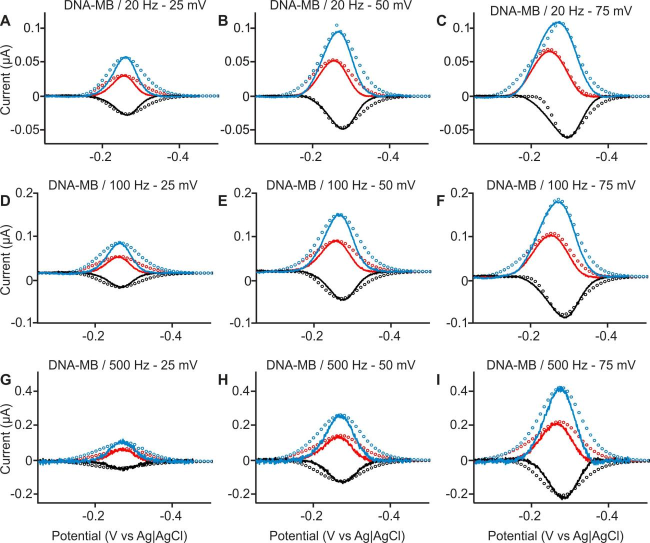
#> input picture mb_dynamics/data/dauphin2017/figS7_source.jpeg, 1299 x 1086 px (shown at 1/2 size)
$ python digitize_2017.py
#> lines starting #> are read from the running program, lines starting #| are printed output that depends on the picture; after the words box and inside, x2 and y2 are one past the last pixel; in counts of white or black regions, pixels touching at a corner belong together
"""Digitize Dauphin-Ducharme et al. 2017 (Langmuir 33:4407), SI Figure S-7.

Source: 20-nt linear DNA, 5'-C6-thiol anchor, 3'-MB, 6-mercaptohexanol SAM, 2 mm Au,
SWV 0 -> -0.45 V vs Ag|AgCl, 1 mV step, f = 20/100/500 Hz x E_sw = 25/50/75 mV.
Solid lines = experiment (red forward, black backward, blue net); open circles = the
authors' COMSOL fit, which we deliberately DROP (morphological erosion removes the
thin circle outlines; the 3-4 px solid line survives).

Outputs (data/dauphin2017/):
  swv_digitized.csv   condition, f_Hz, Esw_V, curve, E_V, I_uA, sigma_read_uA
  calibration.json    per-panel tick pixel positions, linear map, tick residuals
  digitize_overlay.png  digitized points over the source image (visual audit)

The resulting numbers are FIGURE READINGS, not raw instrument data: one electrode
per condition is shown, samples along a curve are strongly correlated, and the
reading error below covers only pixel/calibration error, not experimental replicate
variance.
"""
import json
import os

import numpy as np
from PIL import Image
from scipy import ndimage

HERE = os.path.dirname(os.path.abspath(__file__))
DDIR = os.path.join(HERE, "data", "dauphin2017")
SRC = os.path.join(DDIR, "figS7_source.jpeg")

FREQS = [20.0, 100.0, 500.0]
AMPS = [0.025, 0.050, 0.075]
Y_TICK_VALUES = {0: [0.1, 0.05, 0.0, -0.05], 1: [0.2, 0.1, 0.0, -0.1], 2: [0.4, 0.2, 0.0, -0.2]}
X_TICK_VALUES = [-0.2, -0.4]
E_GRID = np.round(np.arange(-0.060, -0.4501, -0.005), 4)   # 5 mV resampling grid


def _runs(idx):
    """Group sorted integer indices into runs; return run centers."""
    if len(idx) == 0:
        return []
    groups, cur = [], [idx[0]]
    for i in idx[1:]:
        if i - cur[-1] <= 1:
            cur.append(i)
        else:
            groups.append(cur)
            cur = [i]
    groups.append(cur)
    return [float(np.mean(g)) for g in groups]


def find_axes(dark):
    """Return [(x_axis_row, [y_axis_col for each of 3 panels in that row])]."""
    rs = dark.sum(1)
    xrows = [int(round(r)) for r in _runs(np.where(rs > 1000)[0])]
    out = []
    for ay in xrows:
        line = np.r_[0, dark[ay, :].astype(int), 0]
        starts = np.where(np.diff(line) == 1)[0]
        ends = np.where(np.diff(line) == -1)[0]
        cols = []
        for s, e in zip(starts, ends):
            if e - s > 50:
                # y axis = column near the run start with the longest dark run above the x axis
                cand = range(s, s + 16)
                score = [dark[ay - 220:ay, c].sum() for c in cand]
                cols.append(int(list(cand)[int(np.argmax(score))]))
        out.append((ay, cols))
    return out


def panel_calibration(dark, ax_x, ax_y, row):
    # plot top = first y tick region; search ticks on the left of the y axis
    top = ax_y - 260
    col = dark[top:ax_y + 3, ax_x - 6:ax_x - 1].sum(1)
    yt = [top + r for r in _runs(np.where(col >= 4)[0])]
    # remove spurious hits (axis-label glyphs) by requiring near-uniform spacing
    yt = [y for y in yt if y >= top]
    vals = Y_TICK_VALUES[row]
    if len(yt) != len(vals):
        # keep the len(vals) ticks with the most regular spacing ending at the axis
        yt = sorted(yt)[-len(vals):]
    xr = dark[ax_y + 2:ax_y + 7, ax_x + 5:ax_x + 345].sum(0)
    xt = [ax_x + 5 + c for c in _runs(np.where(xr >= 4)[0])]
    assert len(xt) == 2, (row, ax_x, xt)
    py = np.polyfit(yt, vals, 1)
    yres = np.array(vals) - np.polyval(py, yt)
    px = np.polyfit(xt, X_TICK_VALUES, 1)
    return dict(y_ticks_px=[float(v) for v in yt], y_tick_values=vals, y_map=py.tolist(),
                y_tick_resid_uA=yres.tolist(), x_ticks_px=[float(v) for v in xt],
                x_map=px.tolist(), plot_x=[ax_x + 3, ax_x + 345], plot_y=[top, ax_y - 2])


def color_masks(a):
    r, g, b = a[..., 0], a[..., 1], a[..., 2]
    red = (r > 170) & (g < 110) & (b < 110)
    blue = (b > 150) & (r < 120) & (g > 90) & (g < 200)
    black = (r < 90) & (g < 90) & (b < 90)
    return {"forward": red, "backward": black, "net": blue}


def trace(mask, cal):
    x0, x1 = cal["plot_x"]
    y0, y1 = cal["plot_y"]
    sub = mask[y0:y1, x0:x1]
    er = ndimage.binary_erosion(sub, structure=np.ones((2, 2)))
    lab, n = ndimage.label(er, structure=np.ones((3, 3)))
    if n == 0:
        return np.array([]), np.array([]), np.array([])
    # keep components spanning >= 15 columns (line pieces); circles span ~8 px
    keep = np.zeros_like(er)
    for k in range(1, n + 1):
        cols = np.where((lab == k).any(0))[0]
        if cols.max() - cols.min() >= 15:
            keep |= lab == k
    xs, ys, sp = [], [], []
    for c in range(keep.shape[1]):
        rows = np.where(keep[:, c])[0]
        if len(rows):
            xs.append(x0 + c)
            ys.append(y0 + np.median(rows))
            sp.append(rows.max() - rows.min() + 1)
    return np.array(xs, float), np.array(ys, float), np.array(sp, float)


def main(make_plot=True):
#> called with make_plot = True
    a = np.asarray(Image.open(SRC).convert("RGB")).astype(int)
    dark = a.sum(2) < 250
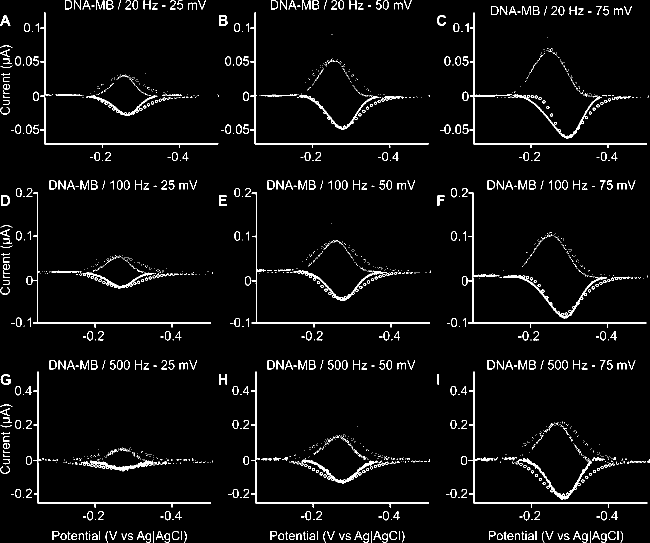
#> dark: shape (1086, 1299) bool (shown at 1/2 size); 3.7% white in thin lines or dots
    axes = find_axes(dark)
#> in find_axes, `rs = dark.sum(1)`: rs = 1086 values, max 1092 at index 646, min 0 at index 296, mean 48.42
#> in _runs, `groups, cur = [], [idx[0]]`: groups = []; cur = [286]
#> the loop in _runs, `for i in idx[1:]:` made 6 passes
#> (i, cur) on passes 3, 5: (645, [645]), (1005, [1005])
#> i on passes 1, 2, 4, 6: 287, 288, 646, 1006
#> after the loop in _runs, `for i in idx[1:]:`: groups = [[286, 287, 288], [645, 646]]
#> in find_axes, `xrows = [int(round(r)) for r in _runs(np.where(rs > 1000)[0])]`: xrows = [287, 646, 1006]
#> the loop in find_axes, `for ay in xrows:` made 3 passes
#> (ay, starts, ends) on passes 1, 3: (287, [89, 509, 947], [437, 857, 1294]), (1006, [75, 511, 947], [422, 858, 1295])
#> after the loop in find_axes, `for ay in xrows:`: out = [(287, [89, 509, 947]), (646, [74, 512, 945]), (1006, [75, 511, 947])]
#> axes has the same summary as out in find_axes
    assert len(axes) == 3 and all(len(c) == 3 for _, c in axes), axes
    masks = color_masks(a)
#> in color_masks, `r, g, b = a[..., 0], a[..., 1], a[..., 2]`:
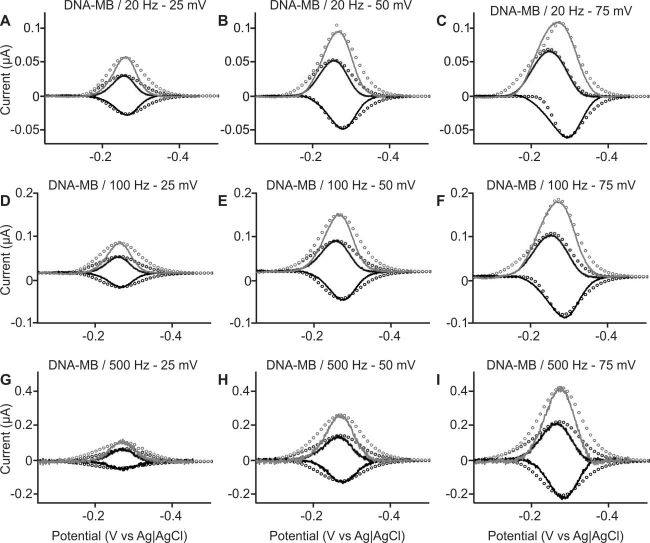
#> g: shape (1086, 1299) int64 (shown at 1/2 size); min 0, max 255, mean 239.9
#> in color_masks, `red = (r > 170) & (g < 110) & (b < 110)`:
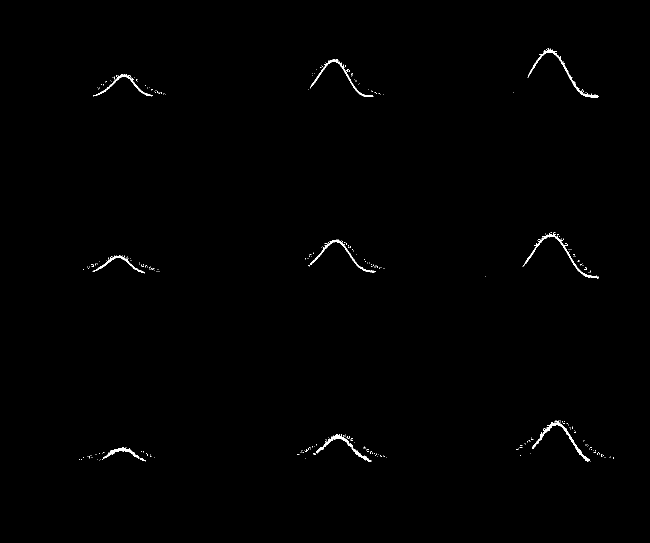
#> red: shape (1086, 1299) bool (shown at 1/2 size); 0.45% white; 312 white regions (302 under 20 px), largest, box (x1, y1, x2, y2) and area: (1064, 841, 1181, 924) 805, (1045, 464, 1198, 558) 782, (1056, 96, 1198, 196) 775
#> in color_masks, `blue = (b > 150) & (r < 120) & (g > 90) & (g < 200)`:
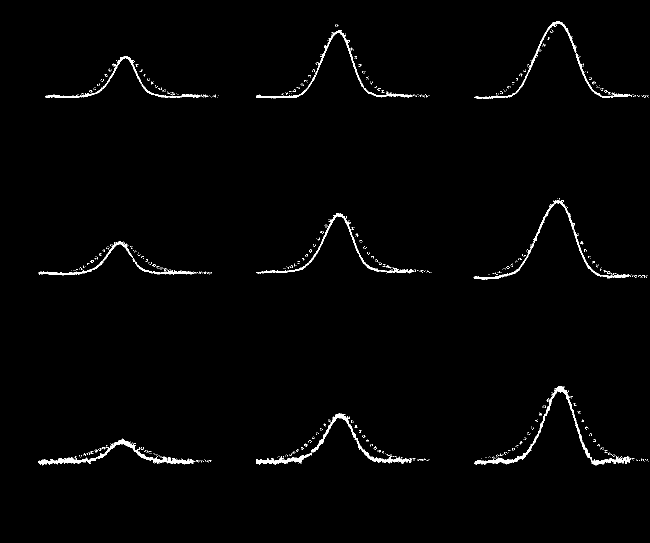
#> blue: shape (1086, 1299) bool (shown at 1/2 size); 1.3% white; 701 white regions (687 under 20 px), largest, box (x1, y1, x2, y2) and area: (949, 772, 1262, 931) 2598, (512, 827, 824, 930) 2300, (76, 877, 391, 930) 2207
#> in color_masks, `black = (r < 90) & (g < 90) & (b < 90)`:
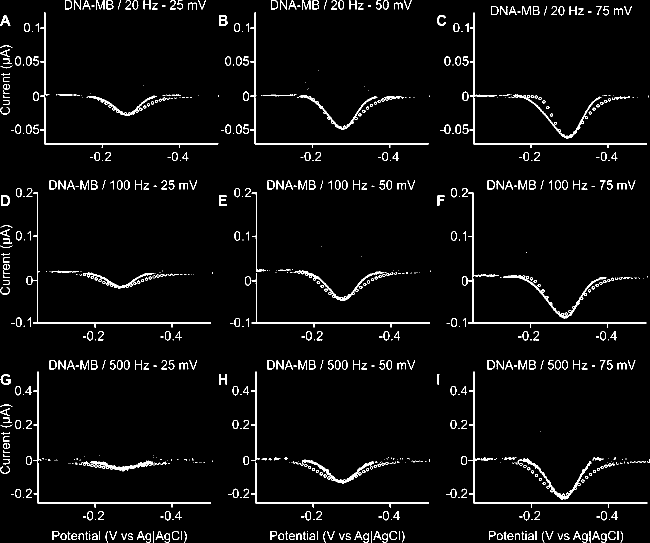
#> black: shape (1086, 1299) bool (shown at 1/2 size); 3.6% white in thin lines or dots
#> masks = 3 items
    rows_out, calib = [], {}
    overlay = []
    for i, (ay, ycols) in enumerate(axes):
        for j, ax in enumerate(ycols):
            f, A = FREQS[i], AMPS[j]
            cond = f"f{int(f)}_A{int(A*1000)}"
            cal = panel_calibration(dark, ax, ay, i)
            calib[cond] = cal
            uA_per_px = abs(cal["y_map"][0])
            cal_err = float(np.max(np.abs(cal["y_tick_resid_uA"])))
            got = {}
            for curve, m in masks.items():
                xs, ys, sp = trace(m, cal)
                E = np.polyval(cal["x_map"], xs)
                I = np.polyval(cal["y_map"], ys)
                overlay.append((xs, ys, curve))
                order = np.argsort(E)
                E, I, sp = E[order], I[order], sp[order]
                pts = {}
                for Eg in E_GRID:
                    d = np.abs(E - Eg)
                    if d.size == 0 or d.min() > 0.006:   # no trace within 6 mV
                        continue
                    w = d < 0.003
                    if not w.any():
                        w = d == d.min()
                    # reading sigma: half the local line width (px) + calibration residual
                    s_ = float(np.sqrt((0.5 * np.median(sp[w]) * uA_per_px) ** 2 + cal_err ** 2))
                    pts[float(Eg)] = (float(np.median(I[w])), s_)
                got[curve] = pts
            net = got["net"]
            for curve in ("forward", "backward", "net"):
                pts = got[curve]
                vis = sorted(pts)
                for Eg in E_GRID:
                    Eg = float(Eg)
                    if Eg in pts:
                        rows_out.append((cond, f, A, curve, Eg, pts[Eg][0], pts[Eg][1], "visible"))
                    elif vis and min(vis) < Eg < max(vis):
                        # interior gap: linear interpolation between visible neighbours
                        lo = max(e for e in vis if e < Eg)
                        hi = min(e for e in vis if e > Eg)
                        t = (Eg - lo) / (hi - lo)
                        v = (1 - t) * pts[lo][0] + t * pts[hi][0]
                        rows_out.append((cond, f, A, curve, Eg, v, 2 * max(pts[lo][1], pts[hi][1]), "interp"))
                    elif Eg in net:
                        # occluded by the net (blue) trace drawn on top: all three coincide here
                        rows_out.append((cond, f, A, curve, Eg, net[Eg][0], 2 * net[Eg][1], "occluded_eq_net"))
#> this loop made 3 passes
#> (ay, ycols) on passes 1 to 3: (287, [89, 509, 947]), (646, [74, 512, 945]), (1006, [75, 511, 947])
#> pass 1, in trace, `er = ndimage.binary_erosion(sub, structure=np.ones((2, 2)))`:
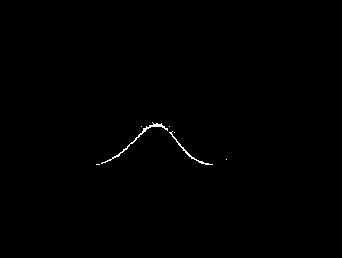
#> er: shape (258, 342) bool; 0.3% white in thin lines or dots, all inside (x1, y1, x2, y2) = (96, 122, 227, 165)
#> after the loop, calib = 9 items; overlay = 27 items; rows_out = 2126 items
    with open(os.path.join(DDIR, "calibration.json"), "w") as fh:
        json.dump(calib, fh, indent=1)
    with open(os.path.join(DDIR, "swv_digitized.csv"), "w") as fh:
        fh.write("condition,f_Hz,Esw_V,curve,E_V,I_uA,sigma_read_uA,flag\n")
        for r in rows_out:
            fh.write("%s,%g,%g,%s,%.4f,%.6f,%.6f,%s\n" % r)
    if make_plot:
        import matplotlib
        matplotlib.use("Agg")
        import matplotlib.pyplot as plt
        fig, axp = plt.subplots(figsize=(13, 11))
        axp.imshow(a.astype(np.uint8))
        cmap = {"forward": "lime", "backward": "magenta", "net": "yellow"}
        for xs, ys, c in overlay:
            axp.plot(xs, ys, ".", ms=0.8, color=cmap[c])
#> this loop made 27 passes
#> c on passes 1 to 12: 'forward', 'backward', 'net', 'forward', 'backward', 'net', 'forward', 'backward', 'net', 'forward', 'backward', 'net'
        axp.set_axis_off()
        fig.tight_layout()
        fig.savefig(os.path.join(DDIR, "digitize_overlay.png"), dpi=110)
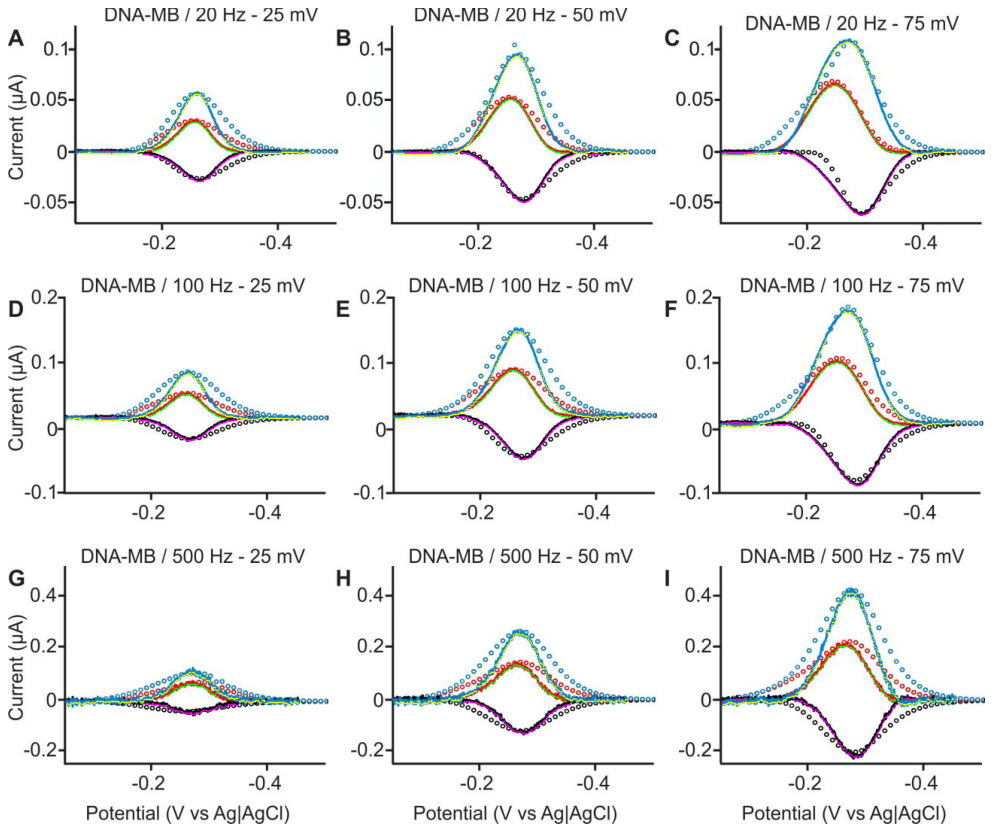
#> figure drawn by matplotlib, 1 panel
    return rows_out, calib


if __name__ == "__main__":
    rows, calib = main()
#> rows = 2126 items; calib = 9 items
    print(len(rows), "grid points")
#| 2126 grid points
    for k, c in calib.items():
        print(k, "y ticks", [round(v, 1) for v in c["y_ticks_px"]],
              "x ticks", c["x_ticks_px"], "max tick resid uA %.4f" % max(map(abs, c["y_tick_resid_uA"])))
#> this loop made 9 passes
#> k on passes 1 to 9: 'f20_A25', 'f20_A50', 'f20_A75', 'f100_A25', 'f100_A50', 'f100_A75', 'f500_A25', 'f500_A50', 'f500_A75'
#| f20_A25 y ticks [56.0, 123.0, 192.0, 259.0] x ticks [204.5, 358.5] max tick resid uA 0.0004
#| f20_A50 y ticks [56.0, 123.0, 192.0, 259.0] x ticks [624.5, 778.5] max tick resid uA 0.0004
#| f20_A75 y ticks [56.0, 123.0, 192.0, 259.0] x ticks [1062.0, 1216.0] max tick resid uA 0.0004
#| f100_A25 y ticks [386.5, 472.0, 560.5, 645.0] x ticks [190.0, 344.0] max tick resid uA 0.0015
#| f100_A50 y ticks [386.5, 472.5, 561.0, 645.5] x ticks [627.5, 781.5] max tick resid uA 0.0016
#| f100_A75 y ticks [386.5, 472.5, 561.0, 645.5] x ticks [1060.5, 1214.5] max tick resid uA 0.0016
#| f500_A25 y ticks [782.0, 849.5, 920.5, 987.5] x ticks [190.0, 344.0] max tick resid uA 0.0036
#| f500_A50 y ticks [782.0, 849.5, 920.5, 987.5] x ticks [626.0, 780.0] max tick resid uA 0.0036
#> (further printed lines are left out)
